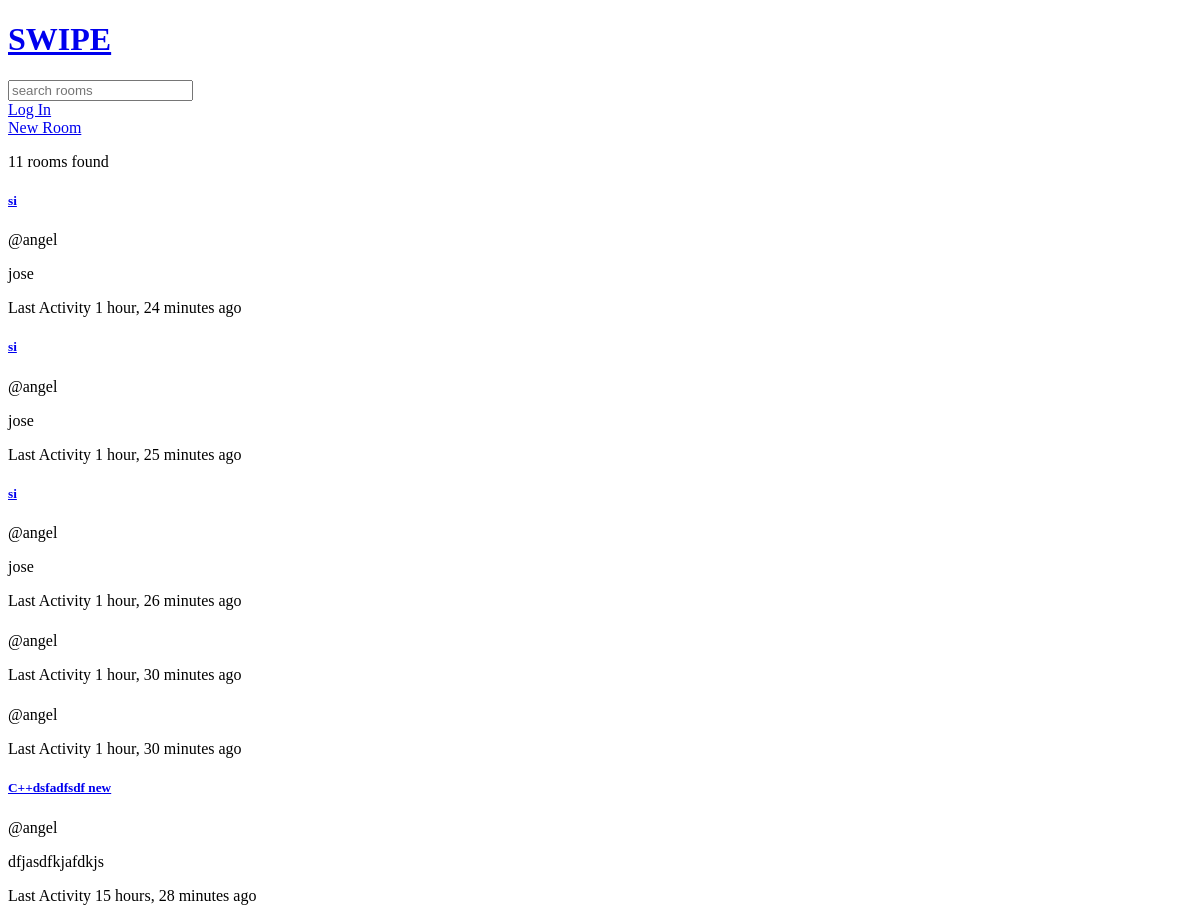
Before: / (upper part) with the older database file.
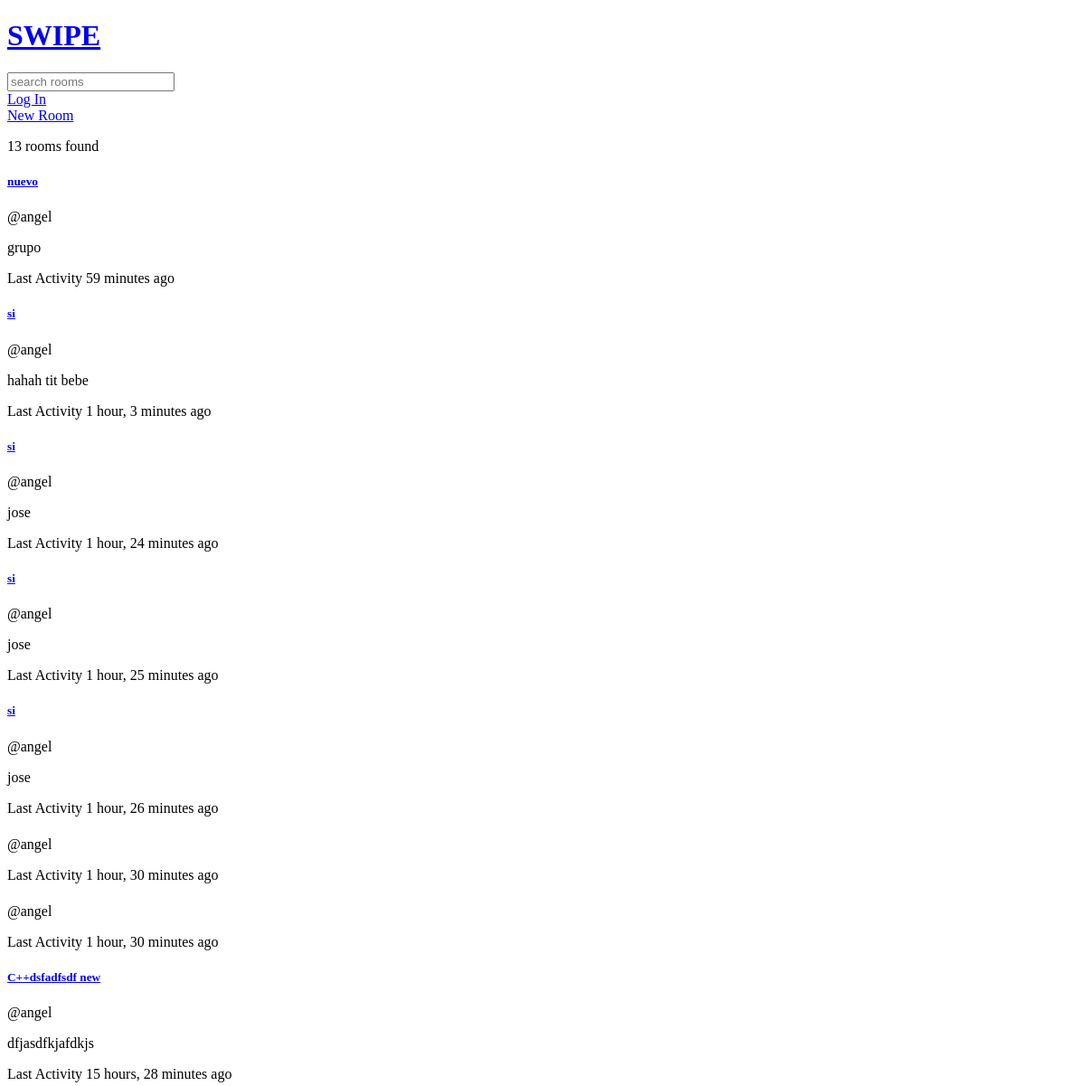
After: the same page with the newer database file.
### base/models.py (models this page shows, shortened)
class Room(models.Model):
    host = models.ForeignKey(User, on_delete=models.SET_NULL, null=True)
    name = models.CharField(max_length=150)
    description = models.TextField(null=True, blank=True)
    updated = models.DateTimeField(auto_now=True)
    created = models.DateTimeField(auto_now_add= True)
    class Meta:
        ordering = ['-updated', '-created'] # sort rooms

### base/views.py (the view)
# urls.py: path('', views.home, name='home'),
def home(request):
    q = request.GET.get('q') if request.GET.get('q') != None else ''
    rooms = Room.objects.filter(Q(name__icontains=q) | Q(description__icontains=q))
    room_count = rooms.count()
    context = {'rooms': rooms, 'room_count': room_count}
    return render(request, 'base/home.html', context)

### base/templates/base/home.html
{% extends 'main.html' %}
{% block content %}
<div>
    <a href="{% url 'create-room' %}">New Room</a>
    <p>{{room_count}} rooms found</p>
    <div>
        {% for room in rooms %}
            <div>
                <h5><a href="{% url 'room' room.id %}">{{room.name}}</a></h5>
                <p>@{{room.host.username}}</p>
                <p>{{room.description}}</p>
                <p>Last Activity {{room.updated|timesince}} ago</p>
            </div>
        {% endfor %}
    </div>
</div>
{% endblock content %}

Changed rows visible on the page:
added Room: name "nuevo", host.username "angel", description "grupo", updated "59 minutes"
added Room: name "si", host.username "angel", description "hahah tit bebe", updated "1 hour, 3 minutes"
Other visible differences:
{{ room_count }}: "11" → "13"
